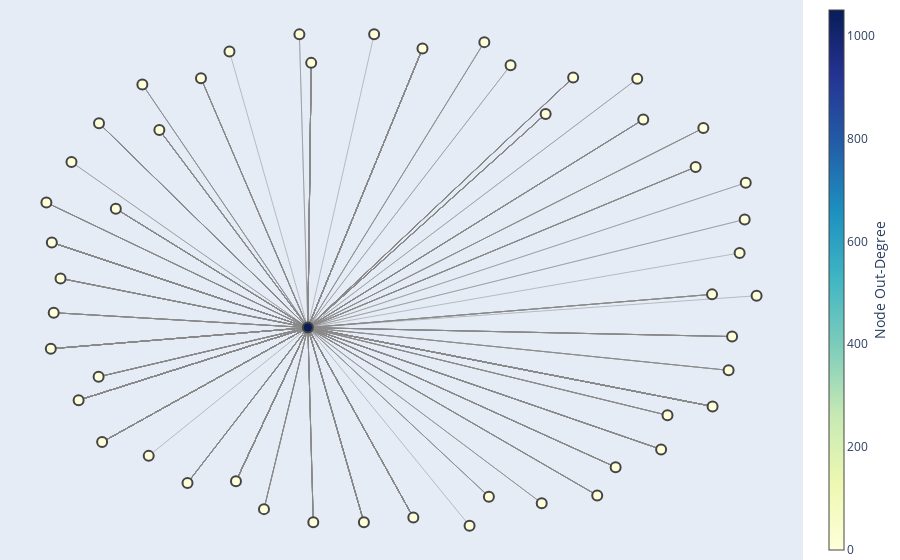

Notebook source saved alongside this figure:
### Markdown cell above
####Visualize the graph for the top 50 senders (authors) based on out-degree centrality.

Out-degree centrality measures the number of outgoing edges from a node (individual), indicating its influence in terms of sending emails.

Note: Out-degree centrality might be 0 for nodes that do not have any outgoing edges. This means that the node (email address) did not send any emails to other nodes (individuals) within the dataset or the specified subgraph. Such nodes could either be recipients only, or they could be isolated in terms of sending emails within the context of the analyzed email interactions.

### Code cell
# Create lists of email interactions for authors and recipients
edges = []
author_index, email_index, tag_index = 0, 1, 2
for row in df.iter_rows():
    if row[tag_index] == 'author':
        author_email = row[email_index]
    elif row[tag_index] == 'recipient':
        recipient_email = row[email_index]
        edges.append((author_email, recipient_email))

# Build the directed graph
G = nx.MultiDiGraph()
G.add_edges_from(edges)

# Calculate out-degree centrality
out_degree_centrality = nx.out_degree_centrality(G)

# Identify top 50 nodes based on out-degree centrality
top_50_out_degree = sorted(out_degree_centrality.items(), key=lambda x: x[1], reverse=True)[:50] # modify the top X number as required.
top_50_nodes_by_out_degree = [node for node, _ in top_50_out_degree]

# Create a subgraph with the top 50 nodes
H_sub = G.subgraph(top_50_nodes_by_out_degree)

# Create a new MultiDiGraph based on the subgraph
H = nx.MultiDiGraph()
H.add_nodes_from(H_sub.nodes(data=True))
H.add_edges_from(H_sub.edges(keys=True, data=True))

# Remove nodes with 0 connections from the new graph
nodes_with_no_edges = [n for n, d in H.degree() if d == 0]
H.remove_nodes_from(nodes_with_no_edges)

# Layout for the graph
pos = nx.spring_layout(H, seed = 42)

# Hover text to mention # of Connections
out_degrees = dict(H.out_degree())
hover_texts = [f'Node: {node}<br># of Connections: {out_degrees[node]}' for node in H.nodes()]

# Extract edge positions and prepare hover text for edges
edge_x = []
edge_y = []
edge_hover_text = []
for edge in H.edges():
    x0, y0 = pos[edge[0]]
    x1, y1 = pos[edge[1]]
    edge_x.extend([x0, x1, None])
    edge_y.extend([y0, y1, None])
    # Display the connected nodes in the hover text
    edge_hover_text.extend([f'{edge[0]} - {edge[1]}', f'{edge[0]} - {edge[1]}', None])

edge_trace = go.Scatter(x=edge_x, y=edge_y, line=dict(width=0.5, color='#888'), hoverinfo='text', mode='lines',
                        text=edge_hover_text)

node_x = [pos[node][0] for node in H.nodes()]
node_y = [pos[node][1] for node in H.nodes()]

node_color = [out_degrees[node] for node in H.nodes()]
node_trace = go.Scatter(x=node_x, y=node_y, mode='markers', hoverinfo='text', text=[f'Node: {node}<br># of Outgoing Connections: {out_degrees[node]}' for node in H.nodes()],
                        marker=dict(showscale=True, colorscale='YlGnBu', color=node_color, size=10,
                                    colorbar=dict(thickness=15, title='Node Out-Degree', xanchor='left', titleside='right'), line_width=2))

fig = go.Figure(data=[edge_trace, node_trace], layout=go.Layout(showlegend=False, hovermode='closest',
                                                                margin=dict(b=0, l=0, r=0, t=0),
                                                                xaxis=dict(showgrid=False, zeroline=False, showticklabels=False),
                                                                yaxis=dict(showgrid=False, zeroline=False, showticklabels=False)))

fig.show()

### Figure 1 — Plotly figure (JSON) as saved in the notebook; plotly's stock layout.template omitted (floating-point values rounded to 4 significant figures; data arrays with more than 128 entries replaced by an {"elided": "..."} marker saying what was removed)
{"data": [{"hoverinfo": "text", "line": {"color": "#888", "width": 0.5}, "mode": "lines", "text": {"elided": "3150 str values"}, "type": "scatter", "x": {"elided": "3150 float values"}, "y": {"elided": "3150 float values"}}, {"hoverinfo": "text", "marker": {"color": [0, 0, 0, 0, 0, 0, 0, 0, 0, 0, 0, 0, 0, 0, 0, 0, 0, 0, 0, 0, 0, 0, 0, 0, 0, 0, 0, 0, 0, 0, 1050, 0, 0, 0, 0, 0, 0, 0, 0, 0, 0, 0, 0, 0, 0, 0, 0, 0, 0, 0], "colorbar": {"thickness": 15, "title": {"side": "right", "text": "Node Out-Degree"}, "xanchor": "left"}, "colorscale": [[0, "rgb(255,255,217)"], [0.125, "rgb(237,248,177)"], [0.25, "rgb(199,233,180)"], [0.375, "rgb(127,205,187)"], [0.5, "rgb(65,182,196)"], [0.625, "rgb(29,145,192)"], [0.75, "rgb(34,94,168)"], [0.875, "rgb(37,52,148)"], [1, "rgb(8,29,88)"]], "line": {"width": 2}, "showscale": true, "size": 10}, "mode": "markers", "text": ["Node: bob@juul.com<br># of Outgoing Connections: 0", "Node: adam@ploom.com<br># of Outgoing Connections: 0", "Node: chelseakania@ploom.com<br># of Outgoing Connections: 0", "Node: marc@juullabs.com<br># of Outgoing Connections: 0", "Node: amanda@juul.com<br># of Outgoing Connections: 0", "Node: kelly@juul.com<br># of Outgoing Connections: 0", "Node: chelseakania@pax.com<br># of Outgoing Connections: 0", "Node: janel@ploom.com<br># of Outgoing Connections: 0", "Node: vdavis@juul.com<br># of Outgoing Connections: 0", "Node: monica@pax.com<br># of Outgoing Connections: 0", "Node: dstern@pax.com<br># of Outgoing Connections: 0", "Node: morgan@pax.com<br># of Outgoing Connections: 0", "Node: spencer@pax.com<br># of Outgoing Connections: 0", "Node: josh.raffel@juul.com<br># of Outgoing Connections: 0", "Node: laina@ploom.com<br># of Outgoing Connections: 0", "Node: jsargent@juul.com<br># of Outgoing Connections: 0", "Node: nancy@ploom.com<br># of Outgoing Connections: 0", "Node: james@pax.com<br># of Outgoing Connections: 0", "Node: peter@pax.com<br># of Outgoing Connections: 0", "Node: jacqueline@pax.com<br># of Outgoing Connections: 0", "Node: byip@juul.com<br># of Outgoing Connections: 0", "Node: janel@pax.com<br># of Outgoing Connections: 0", "Node: kate@juul.com<br># of Outgoing Connections: 0", "Node: tim@ploom.com<br># of Outgoing Connections: 0", "Node: sarah@ploom.com<br># of Outgoing Connections: 0", "Node: cburbidge@juul.com<br># of Outgoing Connections: 0", "Node: kristin.li@juul.com<br># of Outgoing Connections: 0", "Node: anovitskaya@juul.com<br># of Outgoing Connections: 0", "Node: sarah@pax.com<br># of Outgoing Connections: 0", "Node: richard@pax.com<br># of Outgoing Connections: 0", "Node: jono@pax.com<br># of Outgoing Connections: 1050", "Node: mktg@pax.com<br># of Outgoing Connections: 0", "Node: erica@pax.com<br># of Outgoing Connections: 0", "Node: mattdavid@juul.com<br># of Outgoing Connections: 0", "Node: khorowitz@pax.com<br># of Outgoing Connections: 0", "Node: christine@juul.com<br># of Outgoing Connections: 0", "Node: kim@juul.com<br># of Outgoing Connections: 0", "Node: lauryn@pax.com<br># of Outgoing Connections: 0", "Node: kmortensen@pax.com<br># of Outgoing Connections: 0", "Node: raf@pax.com<br># of Outgoing Connections: 0", "Node: sales@pax.com<br># of Outgoing Connections: 0", "Node: cyang@pax.com<br># of Outgoing Connections: 0", "Node: ashley@pax.com<br># of Outgoing Connections: 0", "Node: jessica@juul.com<br># of Outgoing Connections: 0", "Node: purchasing@ploom.com<br># of Outgoing Connections: 0", "Node: kate@ploom.com<br># of Outgoing Connections: 0", "Node: raja.haddad@juul.com<br># of Outgoing Connections: 0", "Node: adam@pax.com<br># of Outgoing Connections: 0", "Node: andy@pax.com<br># of Outgoing Connections: 0", "Node: kate@pax.com<br># of Outgoing Connections: 0"], "type": "scatter", "x": [-0.06669, 0.8242, -0.5838, -0.9053, 0.3114, -0.7089, 0.8711, -0.6913, -0.7824, 0.2513, 0.3977, -0.8301, 0.0673, -0.9356, 0.1978, 0.6025, -0.4675, 0.8455, -0.3719, 0.7462, -0.9545, -0.829, -0.2411, 0.4086, 0.04191, 0.9631, 0.6623, 0.2387, -0.8855, -0.9626, -0.2503, 0.9155, -0.6618, -0.5465, -0.2737, 0.7285, -0.9748, 0.4848, 0.5515, -0.09502, 0.9601, -0.2353, -0.4495, 0.679, 0.9931, -0.9597, 0.9461, 0.9252, 0.8696, -0.8204], "y": [0.991, 0.4531, -0.8264, 0.4735, 0.8654, 0.7878, -0.5167, -0.7169, 0.2844, -0.8821, -0.9087, -0.3967, 0.9329, 0.001842, -1, -0.7627, 0.9213, 0.6109, -0.9327, -0.5526, -0.1369, 0.6307, 0.8751, 0.6683, -0.9668, 0.3892, 0.8107, 0.9591, -0.4915, -0.283, -0.1974, -0.3704, 0.6033, 0.8128, 0.9905, -0.6907, 0.3092, 0.8159, -0.877, -0.9859, 0.2408, -0.9857, -0.8196, 0.6457, -0.06823, 0.1478, 0.105, -0.2336, -0.06273, -0.6611]}], "layout": {"hovermode": "closest", "margin": {"b": 0, "l": 0, "r": 0, "t": 0}, "showlegend": false, "xaxis": {"showgrid": false, "showticklabels": false, "zeroline": false}, "yaxis": {"showgrid": false, "showticklabels": false, "zeroline": false}}}
